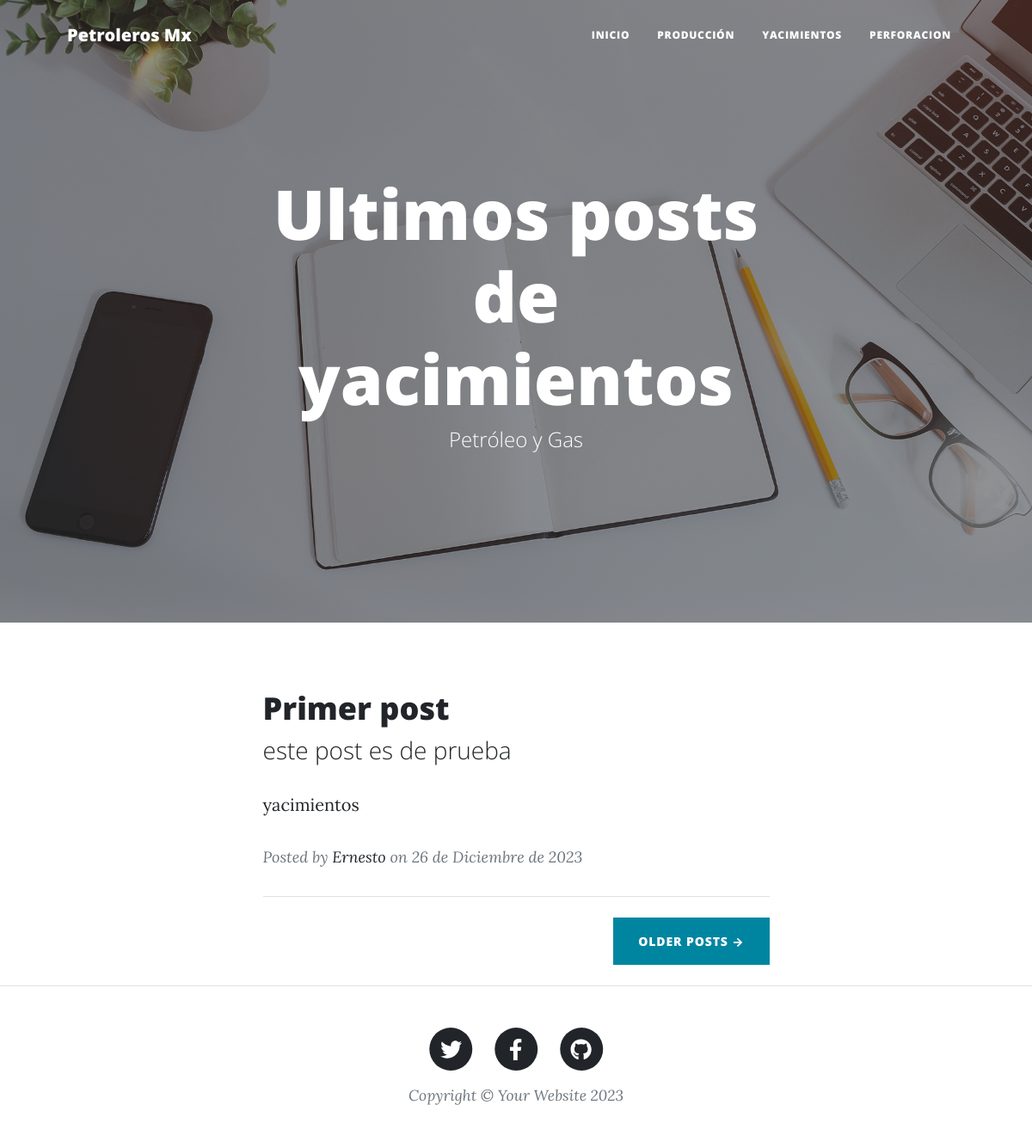
The app's page /yacimiento with its own data.
### blog/models.py (models this page shows, shortened)
class Post(models.Model):
    titulo = models.CharField('Titulo', max_length = 90, null = False, blank = False)
    slug = models.SlugField('Slug', unique = True, null = True, blank = True)
    descripcion = models.CharField('Descripción', max_length = 110, null = False, blank = False)
    contenido = RichTextField('Contenido', null = False, blank = False)
    imagen = models.URLField('Imagen', null = False, blank = False)
    autor = models.ForeignKey(Autor, on_delete = models.CASCADE)
    categoria = models.ForeignKey(Categoria, on_delete = models.CASCADE)
    estado = models.BooleanField('Publicado/No publicado', default = True)
    fecha_creacion = models.DateField('Feacha de creación', auto_now = False, auto_now_add = True)
    class Meta:
        verbose_name = 'Post'
        verbose_name_plural = 'Posts'

class Categoria(models.Model):
    nombre = models.CharField('Nombre de la Categoría', max_length = 100, null = True, blank = False)
    estado = models.BooleanField('Activada/No activada', default = True)
    fecha_creacion = models.DateField('Fecha de creación', auto_now = False, auto_now_add = True)
    class Meta:
        verbose_name = 'Categoría'
        verbose_name_plural = 'Categorias'
    def __str__(self):
        return self.nombre

class Autor(models.Model):
    nombres = models.CharField('Nombres de autor', max_length = 250, null = False, blank = False)
    apellidos = models.CharField('Apellidos de autor', max_length = 250, null = False, blank = False)
    linkedin = models.URLField('LinkedIn', null = True, blank = True)
    facebook = models.URLField('Facebook', null = True, blank = True)
    instagram = models.URLField('Instagram', null = True, blank = True)
    twitter = models.URLField('x', null = True, blank = True)
    email = models.EmailField('Email', null = False, blank = False)
    estado = models.BooleanField('Activo/Desactivado', default = True)
    fecha_creacion = models.DateField('Fecha de creación', auto_now = False, auto_now_add = True)
    class Meta:
        verbose_name = 'Autor'
        verbose_name_plural = 'Autores'
    def __str__(self):
        return self.nombres

### blog/views.py (the view)
# urls.py: path('yacimiento', YacimientosView.as_view(), name='yacimientos'),
class YacimientosView(ListView):
    model = Post
    template_name = 'yacimientos.html'
    context_object_name = 'posts_aprobados'
    def get_queryset(self):
        categoria_ = Categoria.objects.get(nombre='yacimientos')
        posts_yacimientos = Post.objects.filter(estado = True, categoria = categoria_)
        return posts_yacimientos

### blog/templates/yacimientos.html (shortened to what this page needs)
{% extends 'index.html' %}
{% block encabezado_principal %} Ultimos posts de yacimientos {% endblock %}

### blog/templates/index.html (shortened to what this page needs)
<!DOCTYPE html>
<html lang="es">
    <head>
        <link href="/static/css/styles.css" rel="stylesheet" />
    </head>
    <body>
        <nav class="navbar navbar-expand-lg navbar-light" id="mainNav">
            <div class="container px-4 px-lg-5">
                <a class="navbar-brand" href="{% url 'index' %}">Petroleros Mx</a>
                <div class="collapse navbar-collapse" id="navbarResponsive">
                    <ul class="navbar-nav ms-auto py-4 py-lg-0">
                        <li class="nav-item"><a class="nav-link px-lg-3 py-3 py-lg-4" href="{% url 'index' %}">Inicio</a></li>
                        <li class="nav-item"><a class="nav-link px-lg-3 py-3 py-lg-4" href="{% url 'produccion'%}">Producción</a></li>
                        <li class="nav-item"><a class="nav-link px-lg-3 py-3 py-lg-4" href="{% url 'yacimientos' %}">Yacimientos</a></li>
                        <li class="nav-item"><a class="nav-link px-lg-3 py-3 py-lg-4" href="{% url 'perforacion' %}">Perforacion</a></li>
                    </ul>
                </div>
            </div>
        </nav>
        <header class="masthead" style="background-image: url('/static/assets/img/home-bg.jpg')">
            <div class="container position-relative px-4 px-lg-5">
                <div class="row gx-4 gx-lg-5 justify-content-center">
                    <div class="col-md-10 col-lg-8 col-xl-7">
                        <div class="site-heading">
                            <h1>{% block encabezado_principal %}Recursos petroleros {% endblock %}</h1>
                            <span class="subheading">Petróleo y Gas</span>
                        </div>
                    </div>
                </div>
            </div>
        </header>
        <div class="container px-4 px-lg-5">
            <div class="row gx-4 gx-lg-5 justify-content-center">
                <div class="col-md-10 col-lg-8 col-xl-7">
                    {% if posts_aprobados %}
                    {% for post in posts_aprobados %}
                    <div class="post-preview">
                        <a href="{% url 'post-detail' post.categoria post.slug %}">
                            <h2 class="post-title">{{post.titulo}}</h2>
                            <h3 class="post-subtitle">{{post.descripcion}}</h3>
                            <p>{{post.categoria}}</p>
                        </a>
                        <p class="post-meta">
                            Posted by
                            <a href="#!">{{post.autor}}</a>
                            on {{post.fecha_creacion}}
                        </p>
                    </div>
                    {% endfor %}
                    {% else %}
                    <h3>No hay posts</h3>
                    {% endif%}
                    <hr class="my-4" />
                    <div class="d-flex justify-content-end mb-4"><a class="btn btn-primary text-uppercase" href="#!">Older Posts →</a></div>
                </div>
            </div>
        </div>
        <footer class="border-top">
            <div class="container px-4 px-lg-5">
                <div class="row gx-4 gx-lg-5 justify-content-center">
                    <div class="col-md-10 col-lg-8 col-xl-7">
                        <ul class="list-inline text-center">
                            <li class="list-inline-item">
                                <a href="#!">
                                    <span class="fa-stack fa-lg">
                                        <i class="fas fa-circle fa-stack-2x"></i>
                                        <i class="fab fa-twitter fa-stack-1x fa-inverse"></i>
                                    </span>
                                </a>
                            </li>
                            <li class="list-inline-item">
                                <a href="#!">
                                    <span class="fa-stack fa-lg">
                                        <i class="fas fa-circle fa-stack-2x"></i>
                                        <i class="fab fa-facebook-f fa-stack-1x fa-inverse"></i>
                                    </span>
                                </a>
                            </li>
                            <li class="list-inline-item">
                                <a href="#!">
                                    <span class="fa-stack fa-lg">
                                        <i class="fas fa-circle fa-stack-2x"></i>
                                        <i class="fab fa-github fa-stack-1x fa-inverse"></i>
                                    </span>
                                </a>
                            </li>
                        </ul>
                        <div class="small text-center text-muted fst-italic">Copyright &copy; Your Website 2023</div>
                    </div>
                </div>
            </div>
        </footer>
    </body>
</html>

### records on screen
Post: titulo "Primer post", descripcion "este post es de prueba", categoria "yacimientos", autor "Ernesto", fecha_creacion "26 de Diciembre de 2023"
